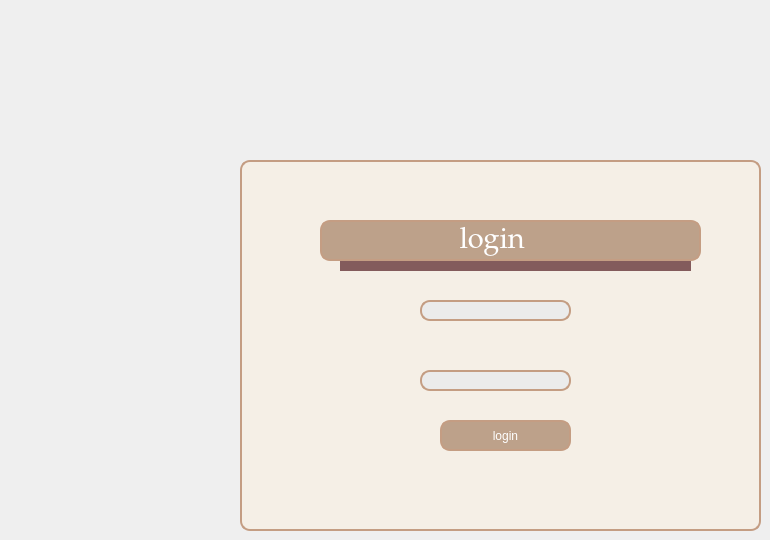
    <widget class="QWidget" name="tab">
     <attribute name="title">
      <string>login test</string>
     </attribute>
     <widget class="QLabel" name="label_3">
      <property name="geometry">
       <rect>
        <x>240</x>
        <y>160</y>
        <width>521</width>
        <height>371</height>
       </rect>
      </property>
      <property name="font">
       <font>
        <kerning>true</kerning>
       </font>
      </property>
      <property name="styleSheet">
       <string notr="true">front-size:16px;
border:2px solid #C49D83;
border-radius:10px;
background-color:rgb(86,86,86);
color:#fff;
background:#F5EFE6;</string>
      </property>
      <property name="text">
       <string/>
      </property>
      <property name="pixmap">
       <pixmap>../../Downloads/black-gold-marble-texture_125540-835.jpg</pixmap>
      </property>
      <property name="scaledContents">
       <bool>true</bool>
      </property>
     </widget>
     <widget class="QLabel" name="label_4">
      <property name="geometry">
       <rect>
        <x>320</x>
        <y>220</y>
        <width>381</width>
        <height>41</height>
       </rect>
      </property>
      <property name="palette">
       <palette>
        <active>
         <colorrole role="WindowText">
          <brush brushstyle="SolidPattern">
           <color alpha="255">
            <red>255</red>
            <green>255</green>
            <blue>255</blue>
           </color>
          </brush>
         </colorrole>
         <colorrole role="Button">
          <brush brushstyle="SolidPattern">
           <color alpha="255">
            <red>189</red>
            <green>161</green>
            <blue>138</blue>
           </color>
          </brush>
         </colorrole>
         <colorrole role="Text">
          <brush brushstyle="SolidPattern">
           <color alpha="255">
            <red>255</red>
            <green>255</green>
            <blue>255</blue>
           </color>
          </brush>
         </colorrole>
         <colorrole role="ButtonText">
          <brush brushstyle="SolidPattern">
           <color alpha="255">
            <red>255</red>
            <green>255</green>
            <blue>255</blue>
           </color>
          </brush>
         </colorrole>
         <colorrole role="Base">
          <brush brushstyle="SolidPattern">
           <color alpha="255">
            <red>189</red>
            <green>161</green>
            <blue>138</blue>
           </color>
          </brush>
         </colorrole>
         <colorrole role="Window">
          <brush brushstyle="SolidPattern">
           <color alpha="255">
            <red>189</red>
            <green>161</green>
            <blue>138</blue>
           </color>
          </brush>
         </colorrole>
         <colorrole role="PlaceholderText">
          <brush brushstyle="SolidPattern">
           <color alpha="128">
            <red>248</red>
            <green>248</green>
            <blue>248</blue>
           </color>
          </brush>
         </colorrole>
        </active>
        <inactive>
         <colorrole role="WindowText">
          <brush brushstyle="SolidPattern">
           <color alpha="255">
            <red>255</red>
            <green>255</green>
            <blue>255</blue>
           </color>
          </brush>
         </colorrole>
         <colorrole role="Button">
          <brush brushstyle="SolidPattern">
           <color alpha="255">
            <red>189</red>
            <green>161</green>
            <blue>138</blue>
           </color>
          </brush>
         </colorrole>
         <colorrole role="Text">
          <brush brushstyle="SolidPattern">
           <color alpha="255">
            <red>255</red>
            <green>255</green>
            <blue>255</blue>
           </color>
          </brush>
         </colorrole>
         <colorrole role="ButtonText">
          <brush brushstyle="SolidPattern">
           <color alpha="255">
            <red>255</red>
            <green>255</green>
            <blue>255</blue>
           </color>
          </brush>
         </colorrole>
         <colorrole role="Base">
          <brush brushstyle="SolidPattern">
           <color alpha="255">
            <red>189</red>
            <green>161</green>
            <blue>138</blue>
           </color>
          </brush>
         </colorrole>
         <colorrole role="Window">
          <brush brushstyle="SolidPattern">
           <color alpha="255">
            <red>189</red>
            <green>161</green>
            <blue>138</blue>
           </color>
          </brush>
         </colorrole>
         <colorrole role="PlaceholderText">
          <brush brushstyle="SolidPattern">
           <color alpha="128">
            <red>248</red>
            <green>248</green>
            <blue>248</blue>
           </color>
          </brush>
         </colorrole>
        </inactive>
        <disabled>
         <colorrole role="WindowText">
          <brush brushstyle="SolidPattern">
           <color alpha="255">
            <red>255</red>
            <green>255</green>
            <blue>255</blue>
           </color>
          </brush>
         </colorrole>
         <colorrole role="Button">
          <brush brushstyle="SolidPattern">
           <color alpha="255">
            <red>189</red>
            <green>161</green>
            <blue>138</blue>
           </color>
          </brush>
         </colorrole>
         <colorrole role="Text">
          <brush brushstyle="SolidPattern">
           <color alpha="255">
            <red>255</red>
            <green>255</green>
            <blue>255</blue>
           </color>
          </brush>
         </colorrole>
         <colorrole role="ButtonText">
          <brush brushstyle="SolidPattern">
           <color alpha="255">
            <red>255</red>
            <green>255</green>
            <blue>255</blue>
           </color>
          </brush>
         </colorrole>
         <colorrole role="Base">
          <brush brushstyle="SolidPattern">
           <color alpha="255">
            <red>189</red>
            <green>161</green>
            <blue>138</blue>
           </color>
          </brush>
         </colorrole>
         <colorrole role="Window">
          <brush brushstyle="SolidPattern">
           <color alpha="255">
            <red>189</red>
            <green>161</green>
            <blue>138</blue>
           </color>
          </brush>
         </colorrole>
         <colorrole role="PlaceholderText">
          <brush brushstyle="SolidPattern">
           <color alpha="128">
            <red>248</red>
            <green>248</green>
            <blue>248</blue>
           </color>
          </brush>
         </colorrole>
        </disabled>
       </palette>
      </property>
      <property name="font">
       <font>
        <family>Palatino Linotype</family>
        <pointsize>22</pointsize>
       </font>
      </property>
      <property name="styleSheet">
       <string notr="true">front-size:16px;
border-radius:10px;
border:2px solid #C49D83;
background-color:#BDA18A;
color:#fff;
</string>
      </property>
      <property name="text">
       <string>                  login</string>
      </property>
     </widget>
     <widget class="QLabel" name="label_16">
      <property name="geometry">
       <rect>
        <x>340</x>
        <y>220</y>
        <width>351</width>
        <height>51</height>
       </rect>
      </property>
      <property name="styleSheet">
       <string notr="true">background : rgb(131, 91, 92) ; </string>
      </property>
      <property name="text">
       <string/>
      </property>
      <property name="pixmap">
       <pixmap>../../Downloads/1000_F_299880076_yQuSLoURK5zcMBQJwiCRpa25sfnuJ4Z8_preview_rev_1.png</pixmap>
      </property>
      <property name="scaledContents">
       <bool>true</bool>
      </property>
     </widget>
     <widget class="QLineEdit" name="le_cin_2">
      <property name="geometry">
       <rect>
        <x>420</x>
        <y>300</y>
        <width>151</width>
        <height>21</height>
       </rect>
      </property>
      <property name="styleSheet">
       <string notr="true">front-size:16px;
border-radius:10px;
color:BLACK;
border:2px solid #C49D83;
background-color:rgb(235, 235, 235);
</string>
      </property>
     </widget>
     <widget class="QPushButton" name="pb_login">
      <property name="geometry">
       <rect>
        <x>440</x>
        <y>420</y>
        <width>131</width>
        <height>31</height>
       </rect>
      </property>
      <property name="font">
       <font/>
      </property>
      <property name="styleSheet">
       <string notr="true">front-size:16px;
border:2px solid rgb(14,189,175);
border-radius:10px;
background-color:rgb(20,196,96);
color:#fff;
border:2px solid #C49D83;
background-color:#BDA18A;</string>
      </property>
      <property name="text">
       <string>login</string>
      </property>
     </widget>
     <widget class="QLineEdit" name="le_cin_3">
      <property name="geometry">
       <rect>
        <x>420</x>
        <y>370</y>
        <width>151</width>
        <height>21</height>
       </rect>
      </property>
      <property name="styleSheet">
       <string notr="true">front-size:16px;
border-radius:10px;
color:BLACK;
border:2px solid #C49D83;
background-color:rgb(235, 235, 235);
</string>
      </property>
     </widget>
     <zorder>label_3</zorder>
     <zorder>label_16</zorder>
     <zorder>label_4</zorder>
     <zorder>le_cin_2</zorder>
     <zorder>pb_login</zorder>
     <zorder>le_cin_3</zorder>
    </widget>
